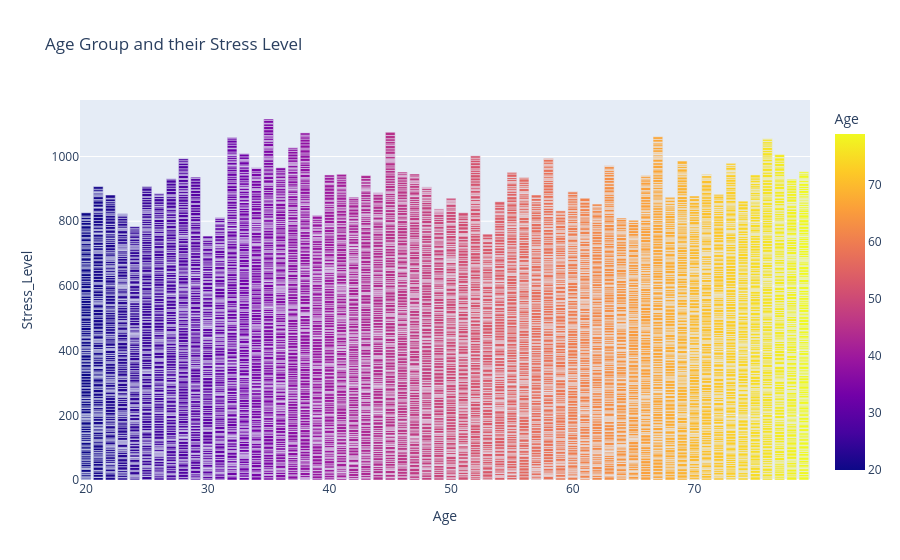

The notebook cell this image was saved under:
### Code cell
fig = px.bar(df, x="Age", y="Stress_Level", color="Age", title="Age Group and their Stress Level")
fig.show()

### Figure 1 — Plotly figure (JSON) as saved in the notebook; plotly's stock layout.template omitted (floating-point values rounded to 4 significant figures; data arrays with more than 128 entries replaced by an {"elided": "..."} marker saying what was removed)
{"data": [{"alignmentgroup": "True", "hovertemplate": "Age=%{marker.color}<br>Stress_Level=%{y}<extra></extra>", "legendgroup": "", "marker": {"color": {"elided": "10000 int values"}, "coloraxis": "coloraxis", "pattern": {"shape": ""}}, "name": "", "offsetgroup": "", "orientation": "v", "showlegend": false, "textposition": "auto", "type": "bar", "x": {"elided": "10000 int values"}, "xaxis": "x", "y": {"elided": "10000 int values"}, "yaxis": "y"}], "layout": {"barmode": "relative", "coloraxis": {"colorbar": {"title": {"text": "Age"}}, "colorscale": [[0, "#0d0887"], [0.1111, "#46039f"], [0.2222, "#7201a8"], [0.3333, "#9c179e"], [0.4444, "#bd3786"], [0.5556, "#d8576b"], [0.6667, "#ed7953"], [0.7778, "#fb9f3a"], [0.8889, "#fdca26"], [1, "#f0f921"]]}, "legend": {"tracegroupgap": 0}, "title": {"text": "Age Group and their Stress Level"}, "xaxis": {"anchor": "y", "domain": [0, 1], "title": {"text": "Age"}}, "yaxis": {"anchor": "x", "domain": [0, 1], "title": {"text": "Stress_Level"}}}}
